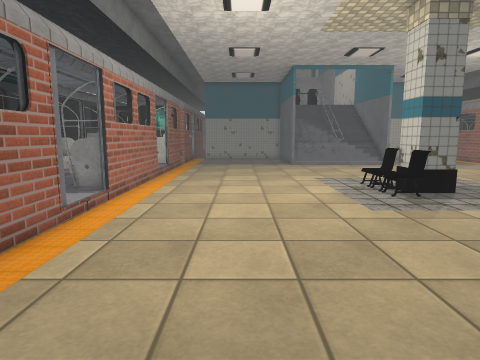
View 1 (above)

24 first-person views from a walk through a scene from a Unity 3-D project. The camera is 1.2 m above the floor, tilts 8° down and sees 75° across. Doors are open. The floor is counted in squares, 0.5 m on a side. Each view is taken from the middle of a square. On the plan, view 1 faces up. The plan holds only what a view shows up to about 19 squares ahead; the rest is blank. The place goes on beyond the plan. The player character is not drawn. Some surface patterns are stand-ins.

View 2
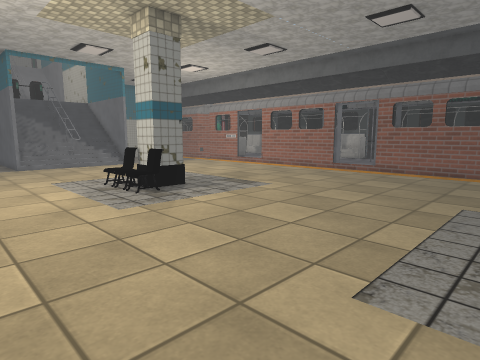

View 3
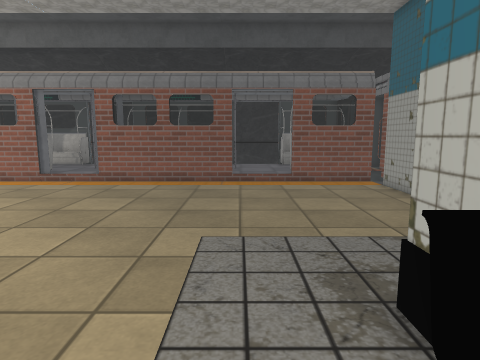

View 4
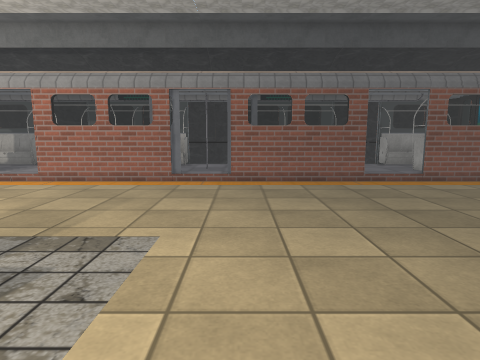

View 5
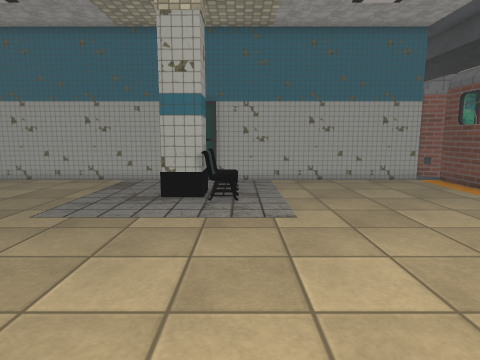

View 6
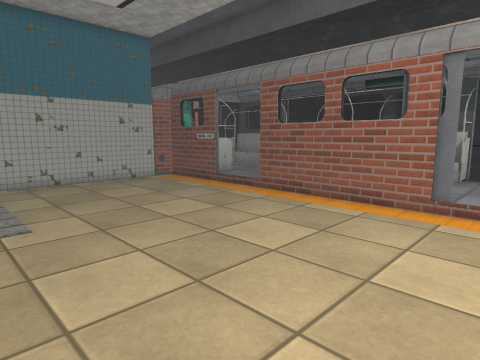

View 7
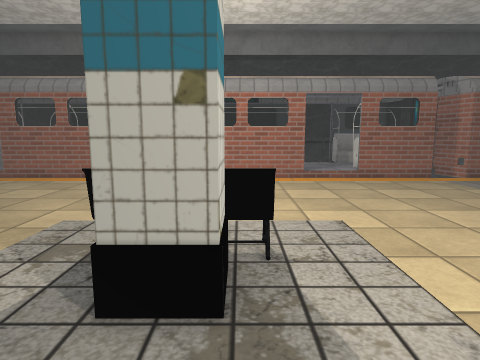

View 8
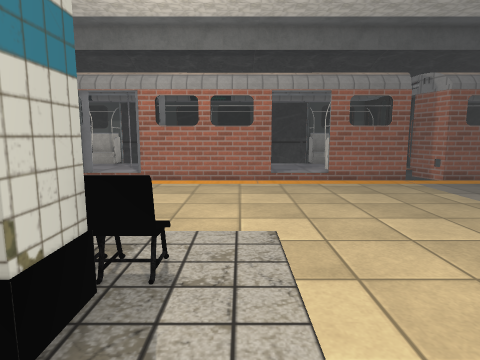

View 9
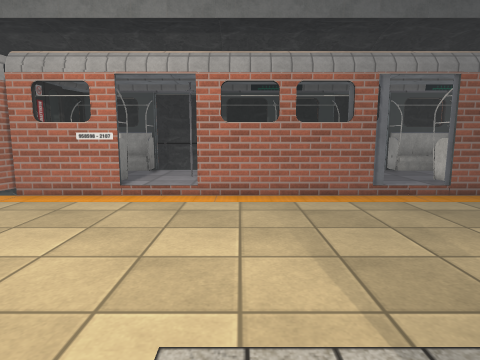

View 10
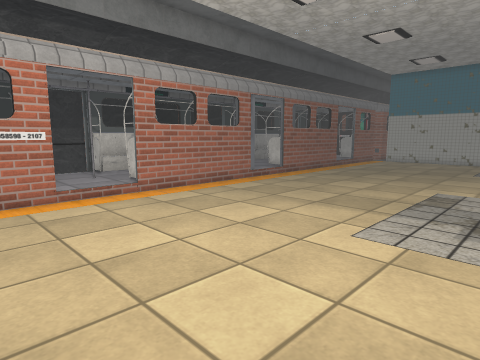

View 11
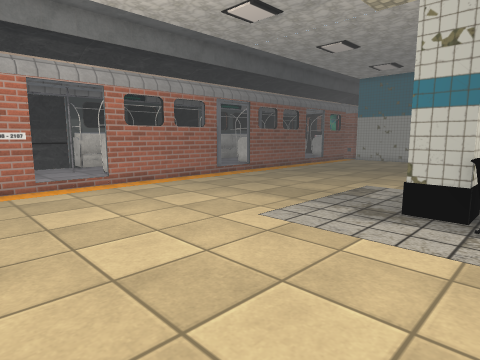

View 12
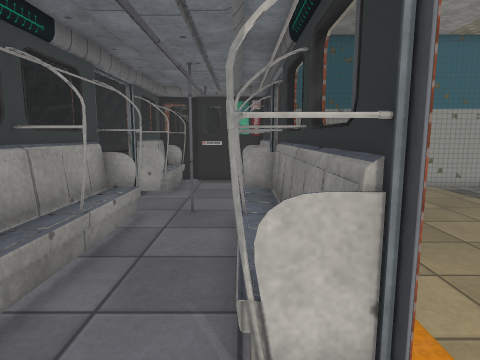

View 13
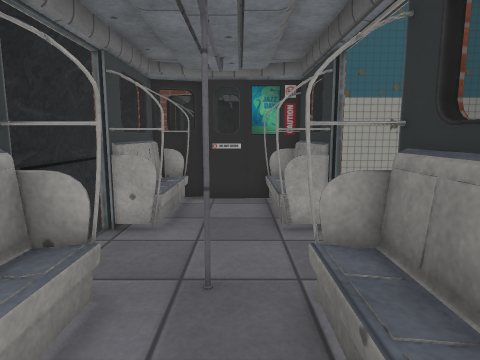

View 14
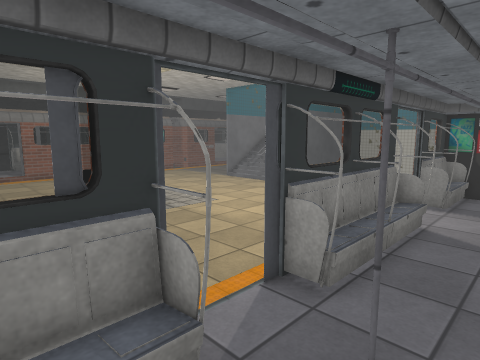

View 15
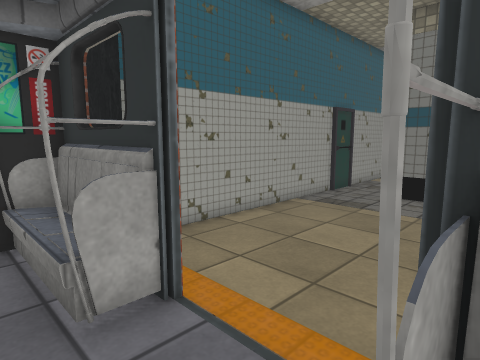

View 16
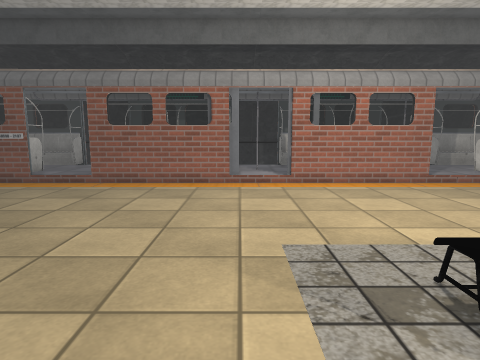

View 17
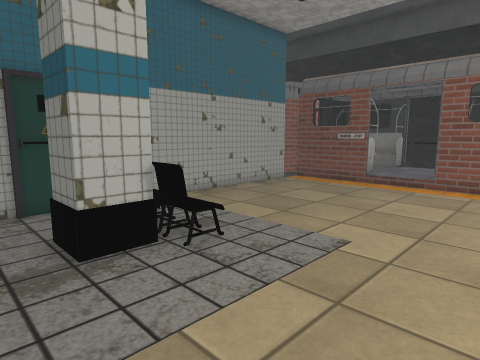

View 18
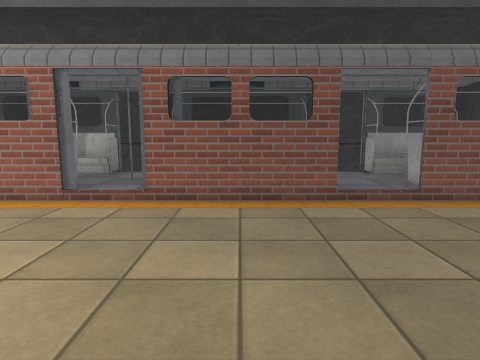

View 19
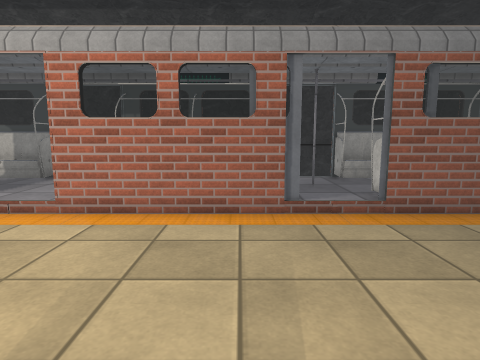

View 20
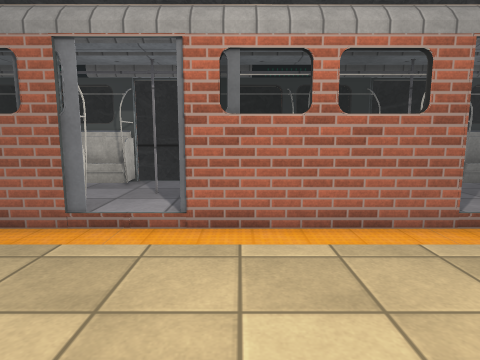

View 21
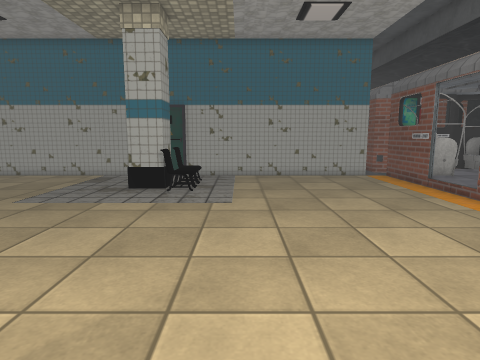

View 22
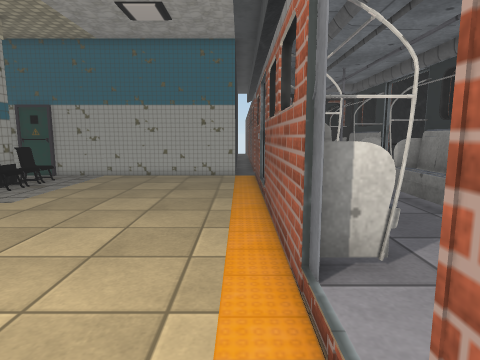

View 23
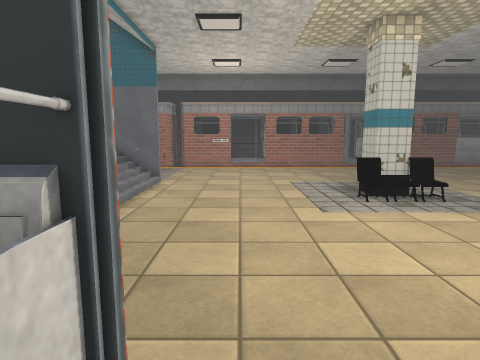

View 24
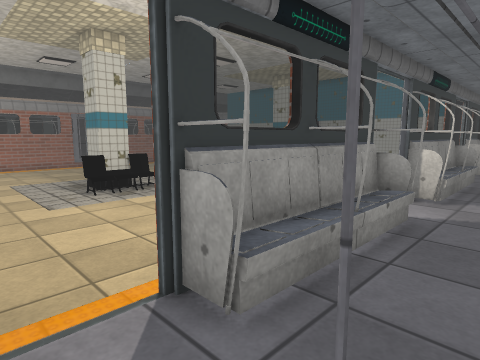

### Floor plan
Key: @ floor where view 1 was taken; # wall or solid block; . main floor; : floor 0.25 m higher than the main floor; / step, stairs or slope; D open door; = window, fence, low wall or low ledge; v drop or lower ground; O other object.
Columns run from 9 left of view 1 to 28 right of it. Each row starts with its distance up from view 1.
 25    ##................ ..    .. #/:  #
 24    ##......................... =/: /=
 23    ##......................... #/::/#
 22  ::=#.........................###::##
 21 ::::D......................... D::::DD
 20   ::D......................... D::::DD
 19  #::D......................... D::::DD
 18  ::=#.........................###::##
 17 :::##......................... =/::/=
 16 :::##...........O............. =/:: =
 15  ::##...........O##........... ##::##
 14  ::##...........###........... =/:: =
 13  ::##........... ##........... =/::/=
 12  ::=#......................... ##::##v
 11 ::::/..........................#::::D
 10 :#::/..........................:::::D
  9 ::::/..........................:::::D
  8 :::=#.........................###::##
  7 :::##......................... #/::/=
  6 :::##......................... =/::/=
  5 :::##......................... ##::##
  4   :##......................... =/::/=
  3   :##......................... =/::/=
  2    =#......................... ##::##
  1  #::D......................... D::::D
  0 ::::D....@......O..............D::::D
 -1 ::::D...........O##............D::::D
 -2  ::=#...........###...........###::##v
 -3  :: #...........###........... =/::/=
 -4 ::  #......................... =/::/=
 -5 :   #.........................##/::/#
 -6 ############################## ####=#
 -7                              #  vv
 -8                                  ####

Where each view was taken, in squares from view 1:
view 1: 0 up, 0 right, facing up
view 2: 0 up, 0 right, facing up-right
view 3: 1 up, 5 right, facing right
view 4: 8 up, 5 right, facing right
view 5: 11 up, 6 right, facing down
view 6: 11 up, 6 right, facing down-left
view 7: 15 up, 13 right, facing left
view 8: 17 up, 12 right, facing left
view 9: 17 up, 9 right, facing right
view 10: 25 up, 9 right, facing down-right
view 11: 25 up, 6 right, facing down-right
view 12: 11 up, 23 right, facing down
view 13: 6 up, 24 right, facing down
view 14: 6 up, 26 right, facing up-left
view 15: 2 up, 24 right, facing down-left
view 16: 9 up, 11 right, facing left
view 17: 5 up, 11 right, facing down-left
view 18: 5 up, 10 right, facing right
view 19: 13 up, 12 right, facing right
view 20: 13 up, 3 right, facing left
view 21: 13 up, 4 right, facing down
view 22: 13 up, 4 left, facing down
view 23: 21 up, 7 left, facing right
view 24: 21 up, 9 left, facing down-right
